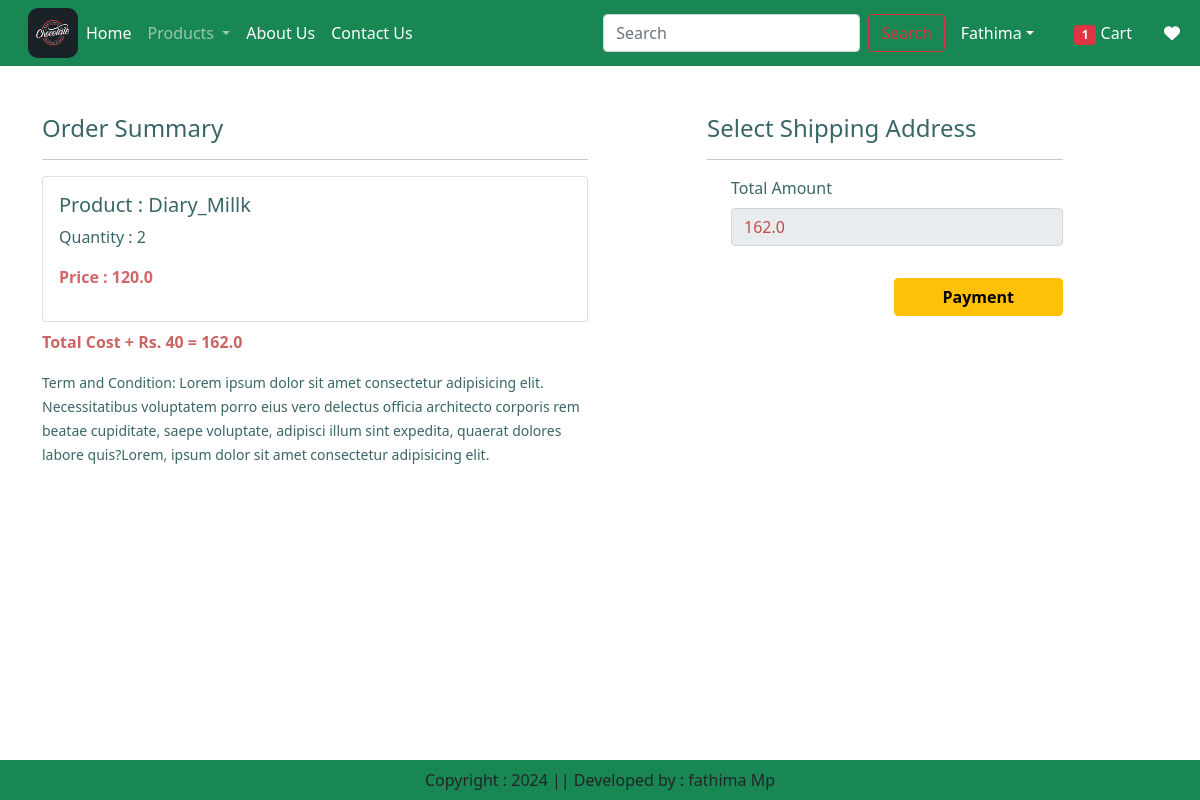
The page /checkout/ (signed in) on the database its author committed.
### app/models.py (models this page shows, shortened)
class Cart(models.Model):
    user = models.ForeignKey(User,on_delete=models.CASCADE)
    product = models.ForeignKey(Product,on_delete=models.CASCADE)
    quantity = models.PositiveIntegerField(default=1)

class Product(models.Model):
    title = models.CharField(max_length = 100)
    selling_price = models.FloatField()
    discount_price = models.FloatField()
    discription  = models.TextField()
    composition = models.TextField(default = '')
    prodapp = models.TextField(default = '')
    category = models.CharField(choices=CATEGORY_CHOICES,max_length=2)
    product_image = models.ImageField(upload_to = 'product')

### app/views.py (the view, shortened to what this page needs)
# urls.py: path('checkout/',views.checkout.as_view(),name='checkout'),
@method_decorator(login_required,name='dispatch')
class checkout(View):
    def get(self,request):
        wishitem = 0
        totalitem = 0
        if request.user.is_authenticated:
            totalitem = len(Cart.objects.filter(user=request.user))
            wishitem = len(Wishlist.objects.filter(user=request.user))
        user = request.user
        add = Customer.objects.filter(user=user)
        cart_items = Cart.objects.filter(user=user)
        famount = 0
        for p in cart_items:
            value = p.quantity + p.product.discount_price
            famount = famount + value
        totalamount = famount + 40
        razoramount = int(totalamount * 100)
        client = razorpay.Client(auth=(settings.RAZOR_KEY_ID,settings.RAZOR_KEY_SECRET))
        data = {
            "amount":razoramount,"currency":"INR","receipt": "order_rcptid_12"
        }
        payment_response = client.order.create(data=data)
        print(payment_response)
        order_id = payment_response['id']
        order_status = payment_response['status']
        return render(request,'app/checkout.html',locals())

### app/templates/app/checkout.html (shortened to what this page needs)
{% extends 'app/base.html' %}
{% load static %}
{% block main-content %}
<div class="container">
    <div class="row mt-5">
        <div class="col-sm-6">
            <h4 style="color: rgb(57, 102, 102);">Order Summary</h4>
            <hr>
            {% for item in cart_items %}
            <div class="card mb-2">
                <div class="card-body">
                    <h5 style="color: rgb(57, 102, 102);">Product : {{item.product.title}}</h5>
                    <p style="color: rgb(57, 102, 102);">Quantity : {{item.quantity}}</p>
                    <p class="fw-bold" style="color: rgb(211, 102, 102);">Price : {{item.product.discount_price}}</p>
                </div>
            </div>
            {% endfor %}
            <p class="fw-bold" style="color: rgb(204, 100, 100)">Total Cost + Rs. 40 = {{totalamount}}</p>
            <small style="color: rgb(57, 102, 102);">Term and Condition: Lorem ipsum dolor sit amet consectetur adipisicing elit. Necessitatibus voluptatem porro eius vero delectus officia architecto corporis rem beatae cupiditate, saepe voluptate, adipisci illum sint expedita, quaerat dolores labore quis?Lorem, ipsum dolor sit amet consectetur adipisicing elit.</small>
        </div>
        <div class="col-sm-4 offset-sm-1">
            <h4 style="color: rgb(57, 102, 102);">Select Shipping Address</h4>
            <hr>
            <form action="" method="post" id="myform">
                <div class="form-check mb-3">
                    <label for="totamount" class="form-label" style="color: rgb(57, 102, 102);">Total Amount</label>
                    <input style="color: rgb(192, 75, 75)" type="number" name="totamount" id="" class="form-control" value="{{totalamount }}" readonly>
                </div>
                <div class="text-end">
                    <button id="rzp-button1" type="submit" class="btn btn-warning mt-3 px-5 fw-bold">Payment</button>
                </div>
            </form>
        </div>
    </div>
</div> <br><br><br>
{% endblock main-content %}

### rows shown on the page
Cart: product "Diary_Millk", quantity "2", product.discount_price "120.0"

### other values the page prints
{{ totalitem }} "1"
{{ totalamount }} "162.0"
